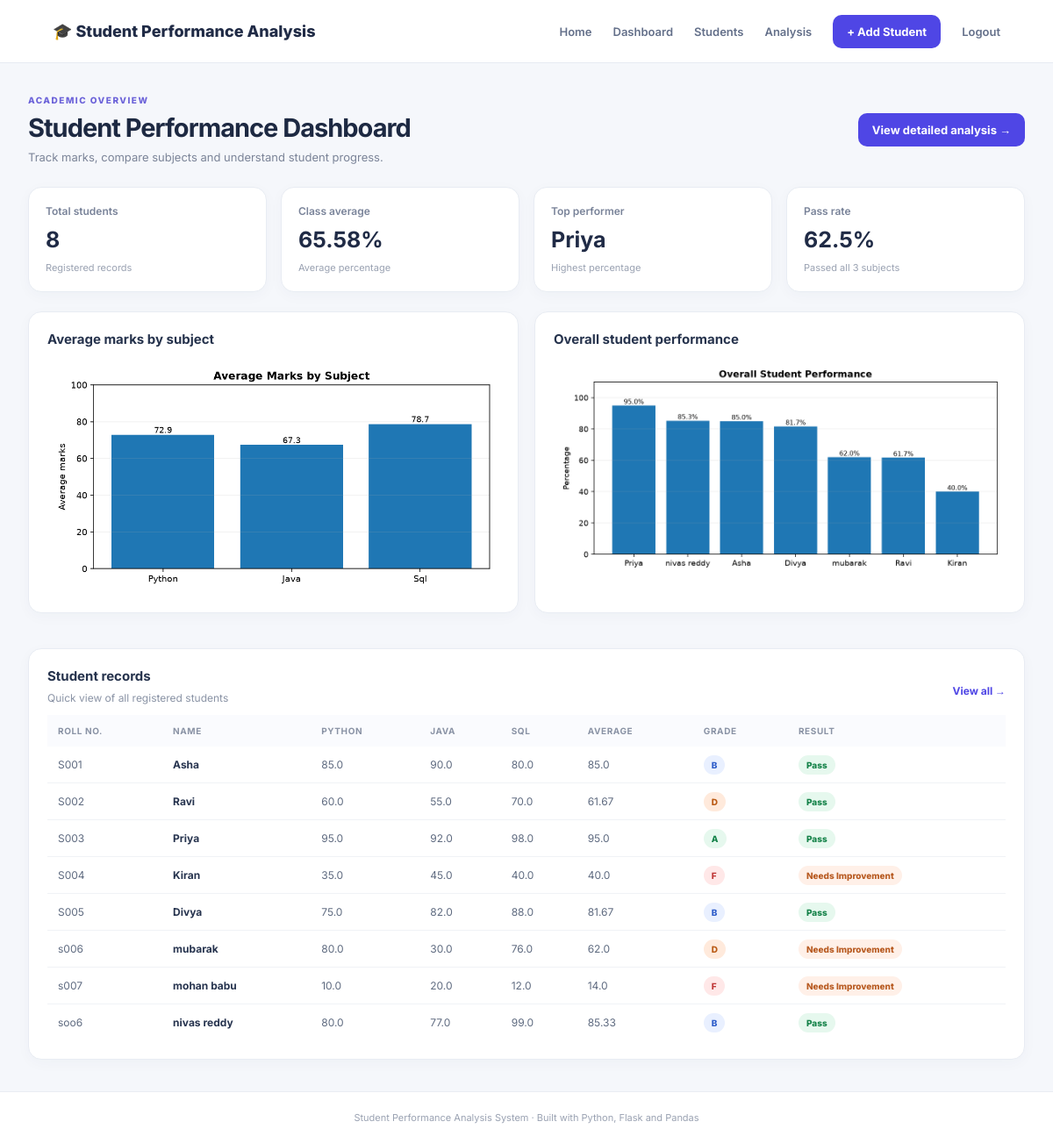
The app's page /dashboard (signed in) with its own data.
### tables this page shows
CREATE TABLE students (
        id INTEGER PRIMARY KEY AUTOINCREMENT,
        roll_no TEXT UNIQUE NOT NULL,
        name TEXT NOT NULL,
        python REAL NOT NULL CHECK(python BETWEEN 0 AND 100),
        java REAL NOT NULL CHECK(java BETWEEN 0 AND 100),
        sql REAL NOT NULL CHECK(sql BETWEEN 0 AND 100)
    );

### app.py (the view)
@app.route('/dashboard')
def dashboard():
    df = load_data()
    create_charts(df)
    if df.empty:
        stats = dict(total=0, average=0, topper='—', pass_rate=0, lowest='—')
        topper_record = None
    else:
        top = df.loc[df['Percentage'].idxmax()]
        stats = dict(total=len(df), average=round(df['Percentage'].mean(), 2), topper=top['name'],
                     pass_rate=round((df['Result'] == 'Pass').mean()*100, 1),
                     lowest=df.loc[df['Percentage'].idxmin(), 'name'])
        topper_record = top.to_dict()
    return render_template('dashboard.html', stats=stats, topper=topper_record, recent=df.to_dict('records'))

### app.py (called while the page is built)
@app.before_request
def require_login():
    allowed = {'login', 'static'}
    if request.endpoint not in allowed and 'user_id' not in session:
        return redirect(url_for('login', next=request.path))

def connect():
    con = sqlite3.connect(DB_PATH)
    con.row_factory = sqlite3.Row
    return con

def load_data():
    with connect() as con:
        df = pd.read_sql_query('SELECT roll_no, name, python, java, sql FROM students ORDER BY roll_no', con)
    if df.empty:
        return df
    df['Total'] = df[SUBJECTS].sum(axis=1)
    df['Average'] = df[SUBJECTS].mean(axis=1).round(2)
    df['Percentage'] = (df['Total'] / 300 * 100).round(2)
    df['Grade'] = df['Percentage'].apply(get_grade)
    df['Result'] = df[SUBJECTS].ge(40).all(axis=1).map({True: 'Pass', False: 'Needs Improvement'})
    return df

def get_grade(pct):
    if pct >= 90: return 'A'
    if pct >= 80: return 'B'
    if pct >= 70: return 'C'
    if pct >= 60: return 'D'
    return 'F'

### templates/dashboard.html
{% extends 'base.html' %}{% block title %}Dashboard · Student Performance{% endblock %}{% block content %}
<section class="hero"><div><p class="eyebrow">ACADEMIC OVERVIEW</p><h1>Student Performance Dashboard</h1><p>Track marks, compare subjects and understand student progress.</p></div><a class="button" href="/analysis">View detailed analysis →</a></section>
<section class="stats"><article class="stat"><span>Total students</span><strong>{{ stats.total }}</strong><small>Registered records</small></article><article class="stat"><span>Class average</span><strong>{{ stats.average }}%</strong><small>Average percentage</small></article><article class="stat"><span>Top performer</span><strong>{{ stats.topper }}</strong><small>Highest percentage</small></article><article class="stat"><span>Pass rate</span><strong>{{ stats.pass_rate }}%</strong><small>Passed all 3 subjects</small></article></section>
<section class="grid two"><article class="panel"><h2>Average marks by subject</h2><img class="chart" src="{{ url_for('static',filename='charts/subject_averages.png') }}?v=1" alt="Average marks by subject chart"></article><article class="panel"><h2>Overall student performance</h2><img class="chart" src="{{ url_for('static',filename='charts/student_performance.png') }}?v=1" alt="Student percentage chart"></article></section>
<section class="panel"><div class="panel-head"><div><h2>Student records</h2><p>Quick view of all registered students</p></div><a class="textlink" href="/students">View all →</a></div>{% if recent %}<div class="table-wrap"><table><thead><tr><th>Roll no.</th><th>Name</th><th>Python</th><th>Java</th><th>SQL</th><th>Average</th><th>Grade</th><th>Result</th></tr></thead><tbody>{% for s in recent %}<tr><td>{{ s.roll_no }}</td><td class="name">{{ s.name }}</td><td>{{ s.python|round(1) }}</td><td>{{ s.java|round(1) }}</td><td>{{ s.sql|round(1) }}</td><td>{{ s.Average }}</td><td><span class="grade grade-{{s.Grade}}">{{s.Grade}}</span></td><td><span class="result {{'pass' if s.Result=='Pass' else 'fail'}}">{{s.Result}}</span></td></tr>{% endfor %}</tbody></table></div>{% else %}<p>No student records yet.</p>{% endif %}</section>
{% endblock %}

### templates/base.html (shortened to what this page needs)
<!doctype html>
<html lang="en"><head><link rel="stylesheet" href="{{ url_for('static',filename='style.css') }}"></head>
<body><header class="topbar"><a class="brand" href="/">🎓 Student Performance Analysis</a><nav><a href="/">Home</a><a href="/dashboard">Dashboard</a><a href="/students">Students</a><a href="/analysis">Analysis</a><a class="navbutton" href="/add">+ Add Student</a><a href="/logout">Logout</a></nav></header><main class="container">
{% block content %}{% endblock %}</main><footer>Student Performance Analysis System · Built with Python, Flask and Pandas</footer></body></html>

### static/style.css (style rules this page uses)
:root { font-family:Inter,Arial,sans-serif;color:#182230;background:#f5f7fb;font-synthesis:none }
* { box-sizing:border-box }
body { margin:0 }
.topbar { height:auto;min-height:72px;padding:14px max(5vw,22px);display:flex;align-items:center;justify-content:space-between;gap:20px;background:#fff;border-bottom:1px solid #e7ebf2;position:sticky;top:0;z-index:5 }
.brand { font-weight:800;font-size:18px;color:#202b46;text-decoration:none }
.topbar nav { display:flex;align-items:center;gap:24px }
.topbar nav a { color:#64708a;text-decoration:none;font-size:13px;font-weight:600 }
.topbar nav a:hover,.textlink { color:#4f46e5 }
.topbar nav .navbutton,.button { background:#4f46e5;color:#fff;padding:11px 16px;border-radius:10px;text-decoration:none;font-size:13px;font-weight:700;border:0;display:inline-block;cursor:pointer }
.container { max-width:1180px;margin:36px auto;padding:0 22px;min-height:75vh }
.hero,.pagehead { display:flex;justify-content:space-between;align-items:center;gap:20px;margin-bottom:26px }
.eyebrow { font-size:10px;letter-spacing:1.5px;color:#6c63d9;font-weight:800;margin:0 0 8px }
.hero h1,.pagehead h1,.formpanel h1 { font-size:29px;letter-spacing:-1px;margin:0 0 8px;color:#1d2942 }
.hero p:not(.eyebrow),.pagehead p:not(.eyebrow),.formpanel>p:not(.eyebrow) { color:#7b8498;font-size:13px;margin:0 }
.stats { display:grid;grid-template-columns:repeat(4,1fr);gap:16px;margin-bottom:22px }
.stat,.panel,.formpanel { background:#fff;border:1px solid #e8ecf3;border-radius:15px;box-shadow:0 4px 16px #263b6308 }
.stat { padding:19px }
.stat span { display:block;color:#798399;font-size:12px;font-weight:600 }
.stat strong { display:block;font-size:25px;margin:10px 0 5px;color:#202b46 }
.stat small { color:#9aa2b2;font-size:11px }
.grid { display:grid;gap:18px;margin-bottom:20px }
.grid.two { grid-template-columns:repeat(2,minmax(0,1fr)) }
.panel { padding:21px;margin-bottom:20px }
.panel h2 { font-size:15px;color:#26334d;margin:0 0 16px }
.chart { display:block;width:100%;height:auto;max-height:320px;object-fit:contain }
.panel-head { display:flex;justify-content:space-between;align-items:center }
.panel-head p,.muted { font-size:12px;color:#8a93a5;margin-top:-8px }
.textlink { font-size:12px;font-weight:700;text-decoration:none }
.table-wrap { overflow-x:auto }
table { border-collapse:collapse;width:100%;white-space:nowrap }
th { text-align:left;color:#8a93a5;font-size:10px;text-transform:uppercase;letter-spacing:.6px;background:#fafbfe;padding:12px }
td { padding:13px 12px;border-bottom:1px solid #f0f2f6;font-size:12px;color:#5f6b80 }
tr:last-child td { border-bottom:0 }
.name { font-weight:700;color:#27344f }
.grade,.result { font-size:10px;font-weight:800;border-radius:20px;padding:5px 9px }
.grade-A { background:#e6f8ee;color:#16834a }
.grade-B { background:#e9f0ff;color:#315fca }
.grade-D { background:#ffeadc;color:#ba5b16 }
.grade-F { background:#ffe8e8;color:#c03939 }
.pass { background:#e6f8ee;color:#16834a }
.fail { background:#fff0e8;color:#b85b22 }
footer { text-align:center;padding:22px;color:#9aa2b2;font-size:11px;border-top:1px solid #e9edf3;background:#fff }

### records on screen
students: topper "Priya", roll_no "S003", name "Priya", python "95.0", java "92.0", sql "98.0", Average "95.0", Grade "A", Result "Pass"
students: roll_no "S001", name "Asha", python "85.0", java "90.0", sql "80.0", Average "85.0", Grade "B", Result "Pass"
students: roll_no "S002", name "Ravi", python "60.0", java "55.0", sql "70.0", Average "61.67", Grade "D", Result "Pass"
students: roll_no "S004", name "Kiran", python "35.0", java "45.0", sql "40.0", Average "40.0", Grade "F", Result "Needs Improvement"
students: roll_no "S005", name "Divya", python "75.0", java "82.0", sql "88.0", Average "81.67", Grade "B", Result "Pass"
students: roll_no "s006", name "mubarak", python "80.0", java "30.0", sql "76.0", Average "62.0", Grade "D", Result "Needs Improvement"
students: roll_no "s007", name "mohan babu", python "10.0", java "20.0", sql "12.0", Average "14.0", Grade "F", Result "Needs Improvement"
students: roll_no "soo6", name "nivas reddy", python "80.0", java "77.0", sql "99.0", Average "85.33", Grade "B", Result "Pass"

### other values on screen
{{ stats.total }} "8"
{{ stats.average }} "65.58"
{{ stats.pass_rate }} "62.5"
